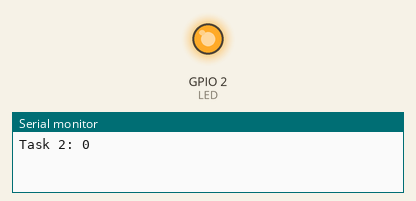
Recording of a sketch running on a simulated ESP32. Shown: output pins drawn as LEDs (lit = HIGH), the last lines printed to the serial monitor.

Above: at 0.1 s.
At 11.5 s:
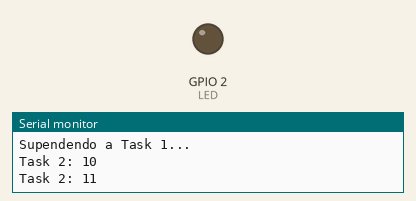
Timing chart, 0 to 19.2 s (numbered marks = the images above):
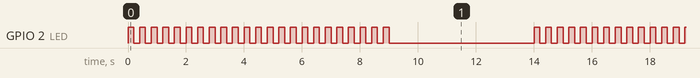

Measured:
- by itself, GPIO 2 (LED): repeats every 14.8 s: HIGH 0.20 s, LOW 5.0 s, 24 × (HIGH 0.20 s, LOW 0.20 s)
- by itself, everything shown: repeats every 15.0 s, in 50 steps

The sketch:

Exemplo3.ino
```cpp
/*Biblioteca do Arduino*/
#include <Arduino.h>

/*Bibliotecas FreeRTOS */
#include "freertos/FreeRTOS.h"
#include "freertos/task.h"

/*mapeamento de pinos*/
#define LED 2

/* Variáveis para armazenamento do handle das tasks*/
TaskHandle_t task1Handle = NULL;
TaskHandle_t task2Handle = NULL;

/*protítipos das Tasks*/
void vTask1(void *pvParameters);
void vTask2(void *pvParameters);

void setup() {
  Serial.begin(9600);

  xTaskCreate(vTask1,"TASK1",configMINIMAL_STACK_SIZE,NULL,1,&task1Handle);
  xTaskCreate(vTask2,"TASK2",configMINIMAL_STACK_SIZE+1024,NULL,2,&task2Handle);

}

void loop() {
  vTaskDelay(3000);
}


void vTask1(void *pvParameters)
{
    pinMode(LED,OUTPUT);

    while (1)
    {
      digitalWrite(LED,!digitalRead(LED));
      vTaskDelay(pdMS_TO_TICKS(200));
    }
}


void vTask2(void *pvParameters)
{
  int cont = 0;

  while (1)
  {
    Serial.println("Task 2: " + String(cont++));

    if(cont==10){
      Serial.println("Supendendo a Task 1...");
      digitalWrite(LED,LOW);
      vTaskSuspend(task1Handle);
    }
    else if(cont==15){
      Serial.println("Reiniciando a Task 1....");
      vTaskResume(task1Handle);
      cont = 0;
    }

    vTaskDelay(pdMS_TO_TICKS(1000));
  }
}
```
